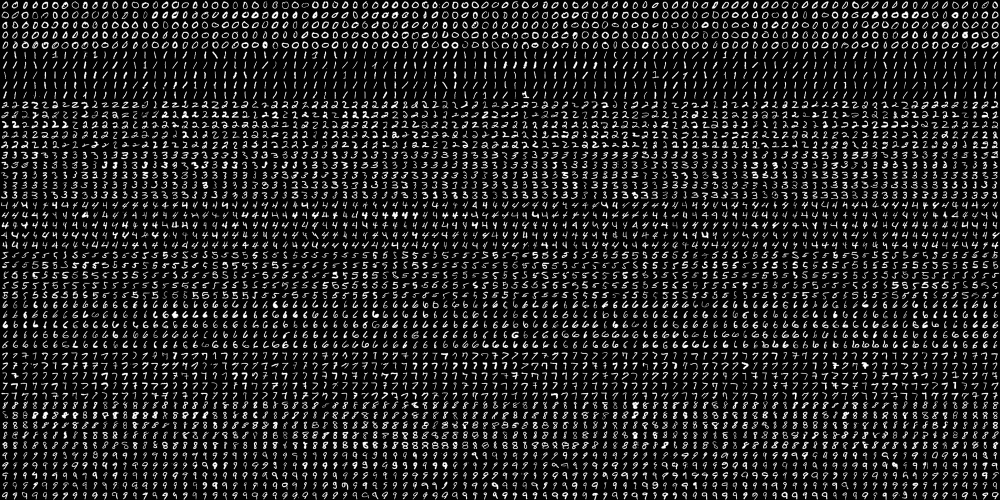
//> input picture output/digits.png, 2000 x 1000 px (shown at 1/2 size)
$ ./handwrite   (built with g++ and OpenCV 4)
//> lines starting //> are read from the running program, lines starting //| are printed output that depends on the picture
#include <iostream>
#include <opencv2/opencv.hpp>

using namespace cv;
using namespace std;

string pathName = "digits.png";
int SZ = 20;
float affineFlags = WARP_INVERSE_MAP|INTER_LINEAR;

Mat deskew(Mat& img){
    Moments m = moments(img);
    if(abs(m.mu02) < 1e-2){
        return img.clone();
    }
    float skew = m.mu11/m.mu02;
    Mat warpMat = (Mat_<float>(2,3) << 1, skew, -0.5*SZ*skew, 0, 1, 0);
    Mat imgOut = Mat::zeros(img.rows, img.cols, img.type());
    warpAffine(img, imgOut, warpMat, imgOut.size(),affineFlags);

    return imgOut;
}

void loadTrainTestLabel(string &pathName, vector<Mat> &trainCells, vector<Mat> &testCells,vector<int> &trainLabels, vector<int> &testLabels)
{

    Mat img = imread(pathName,CV_LOAD_IMAGE_GRAYSCALE);
//> img is the input picture: 1000 rows x 2000 cols, CV_8UC1; min 0, max 255, mean 33.8
    int ImgCount = 0;
    for(int i = 0; i < img.rows; i = i + SZ)
    {
        for(int j = 0; j < img.cols; j = j + SZ)
        {
            Mat digitImg = (img.colRange(j,j+SZ).rowRange(i,i+SZ)).clone();
            if(j < int(0.9*img.cols))
            {
                trainCells.push_back(digitImg);
            }
            else
            {
                testCells.push_back(digitImg);
            }
            ImgCount++;
        }
    }
//> this loop made 50 passes
//> ImgCount on passes 1 to 12: 100, 200, 300, 400, 500, 600, 700, 800, 900, 1000, 1100, 1200
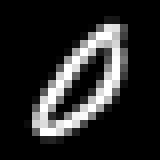
//> testCells[4]: 20 rows x 20 cols, CV_8UC1 (shown 8 times larger); min 0, max 255, mean 39.4
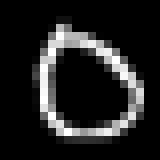
//> testCells[5]: 20 rows x 20 cols, CV_8UC1 (shown 8 times larger); min 0, max 255, mean 33.9
//> after the loop, ImgCount = 5000

    cout << "Image Count : " << ImgCount << endl;
//| Image Count : 5000
    float digitClassNumber = 0;

    for(int z=0;z<int(0.9*ImgCount);z++){
        if(z % 450 == 0 && z != 0){
            digitClassNumber = digitClassNumber + 1;
            }
        trainLabels.push_back(digitClassNumber);
    }
//> after the loop, digitClassNumber = 9; trainLabels = 4500 values from 0 to 9
    digitClassNumber = 0;
    for(int z=0;z<int(0.1*ImgCount);z++){
        if(z % 50 == 0 && z != 0){
            digitClassNumber = digitClassNumber + 1;
            }
        testLabels.push_back(digitClassNumber);
    }
//> after the loop, digitClassNumber = 9; testLabels = 500 values from 0 to 9
}

void CreateDeskewedTrainTest(vector<Mat> &deskewedTrainCells,vector<Mat> &deskewedTestCells, vector<Mat> &trainCells, vector<Mat> &testCells){
    for(int i=0;i<trainCells.size();i++){
        Mat deskewedImg = deskew(trainCells[i]);
        deskewedTrainCells.push_back(deskewedImg);
    }

    for(int i=0;i<testCells.size();i++){

        Mat deskewedImg = deskew(testCells[i]);
        deskewedTestCells.push_back(deskewedImg);
    }
}

HOGDescriptor hog(
        Size(20,20), //winSize
        Size(8,8), //blocksize
        Size(4,4), //blockStride,
        Size(8,8), //cellSize,
        9, //nbins,
        -1, //winSigma,
        0.2, //threshold_L2hys,
        0,//gammal correction,
        64,//nlevels=64
        1
    );

void CreateTrainTestHOG(vector<vector<float> > &trainHOG, vector<vector<float> > &testHOG, vector<Mat> &deskewedtrainCells, vector<Mat> &deskewedtestCells){
    for(int y=0;y<deskewedtrainCells.size();y++){
        vector<float> descriptors;
        hog.compute(deskewedtrainCells[y],descriptors);
        trainHOG.push_back(descriptors);
    }

    for(int y=0;y<deskewedtestCells.size();y++){
        vector<float> descriptors;
        hog.compute(deskewedtestCells[y],descriptors);
        testHOG.push_back(descriptors);
    }
}
void ConvertVectortoMatrix(vector<vector<float> > &trainHOG, vector<vector<float> > &testHOG, Mat &trainMat, Mat &testMat)
{
    int descriptor_size = trainHOG[0].size();
    for(int i = 0;i<trainHOG.size();i++){
        for(int j = 0;j<descriptor_size;j++){
           trainMat.at<float>(i,j) = trainHOG[i][j];
        }
    }
    for(int i = 0;i<testHOG.size();i++){
        for(int j = 0;j<descriptor_size;j++){
            testMat.at<float>(i,j) = testHOG[i][j];
        }
    }
}
// [33 lines of commented-out code are left out]

void SVMevaluate(Mat &testResponse, float &count, float &accuracy, vector<int> &testLabels)
{
  for(int i = 0; i < testResponse.rows; i++)
  {
    // cout << testResponse.at<float>(i,0) << " " << testLabels[i] << endl;
    if(testResponse.at<float>(i,0) == testLabels[i])
      count = count + 1;
  }
  accuracy = (count/testResponse.rows)*100;
}

int main()
{
    vector<Mat> trainCells;
    vector<Mat> testCells;
    vector<int> trainLabels;
    vector<int> testLabels;
    loadTrainTestLabel(pathName,trainCells,testCells,trainLabels,testLabels);
//> trainLabels = 4500 values from 0 to 9; testLabels = 500 values from 0 to 9

    vector<Mat> deskewedTrainCells;
    vector<Mat> deskewedTestCells;
    CreateDeskewedTrainTest(deskewedTrainCells,deskewedTestCells,trainCells,testCells);
//> the loop in CreateDeskewedTrainTest, `for(int i=0;i<trainCells.size();i++)` made 4500 passes
//> (skew in deskew, warpMat in deskew) on passes 1 to 3: (-0.347, [[1, -0.347, 3.47], [0, 1, 0]]), (-0.388, [[1, -0.388, 3.88], [0, 1, 0]]), (-0.301, [[1, -0.301, 3.01], [0, 1, 0]])
//> after the loop in CreateDeskewedTrainTest, `for(int i=0;i<trainCells.size();i++)`:
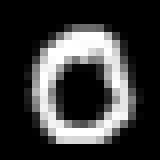
//> deskewedTrainCells[4]: 20 rows x 20 cols, CV_8UC1 (shown 8 times larger); min 0, max 255, mean 58.3
//> the loop in CreateDeskewedTrainTest, `for(int i=0;i<testCells.size();i++)` made 500 passes
//> (skew in deskew, warpMat in deskew) on passes 1 to 3: (-0.425, [[1, -0.425, 4.25], [0, 1, 0]]), (-0.0988, [[1, -0.0988, 0.988], [0, 1, 0]]), (-0.515, [[1, -0.515, 5.15], [0, 1, 0]])
//> pass 1, in deskew (call 61), `warpAffine(img, imgOut, warpMat, imgOut.size(),affineFlags);`:
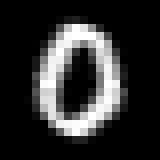
//> imgOut: 20 rows x 20 cols, CV_8UC1 (shown 8 times larger); min 0, max 255, mean 47.3
//> after the loop in CreateDeskewedTrainTest, `for(int i=0;i<testCells.size();i++)`:
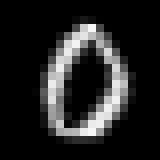
//> deskewedTestCells[3]: 20 rows x 20 cols, CV_8UC1 (shown 8 times larger); min 0, max 246, mean 35.4
//> after the loop in CreateDeskewedTrainTest, `for(int i=0;i<testCells.size();i++)`:
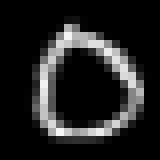
//> deskewedTestCells[5]: 20 rows x 20 cols, CV_8UC1 (shown 8 times larger); min 0, max 247, mean 33.9

    std::vector<std::vector<float> > trainHOG;
    std::vector<std::vector<float> > testHOG;
    CreateTrainTestHOG(trainHOG,testHOG,deskewedTrainCells,deskewedTestCells);
//> after the loop in CreateTrainTestHOG, `for(int y=0;y<deskewedtrainCells.size();y++)`: trainHOG = 4500 items
//> after the loop in CreateTrainTestHOG, `for(int y=0;y<deskewedtestCells.size();y++)`: testHOG = 500 items
//> trainHOG = 4500 items; testHOG = 500 items

    int descriptor_size = trainHOG[0].size();
//> descriptor_size = 144
    cout << "Descriptor Size : " << descriptor_size << endl;
//| Descriptor Size : 144

    Mat trainMat(trainHOG.size(),descriptor_size,CV_32FC1);
    Mat testMat(testHOG.size(),descriptor_size,CV_32FC1);
//> testMat: 500 rows x 144 cols, CV_32FC1; every value is 0

    ConvertVectortoMatrix(trainHOG, testHOG, trainMat, testMat);
//> after the loop in ConvertVectortoMatrix, `for(int i = 0;i<testHOG.size();i++)`:
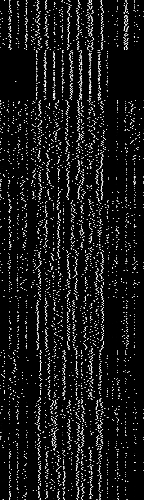
//> testMat: 500 rows x 144 cols, CV_32FC1; min 0, max 0.999, mean 0.0903

    float C = 12.5, gamma = 0.5;
    Mat labelMat = Mat(trainLabels);
//> labelMat = 4500 values from 0 to 9
    Mat testResponse;
//> (the run ends here: the program needs code that is not available in this run, at `if (CV_VERSION_EPOCH == 2)`)
